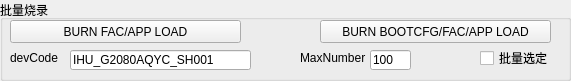
   <widget class="QGroupBox" name="groupBox_bbo_BatchBurnOperation">
    <property name="geometry">
     <rect>
      <x>580</x>
      <y>620</y>
      <width>571</width>
      <height>81</height>
     </rect>
    </property>
    <property name="title">
     <string>批量烧录</string>
    </property>
    <widget class="QPushButton" name="pushButton_bbo_burn_fac_app">
     <property name="geometry">
      <rect>
       <x>10</x>
       <y>20</y>
       <width>231</width>
       <height>23</height>
      </rect>
     </property>
     <property name="text">
      <string>BURN FAC/APP LOAD</string>
     </property>
    </widget>
    <widget class="QPushButton" name="pushButton_bbo_burn_bc_fac_app">
     <property name="geometry">
      <rect>
       <x>320</x>
       <y>20</y>
       <width>231</width>
       <height>23</height>
      </rect>
     </property>
     <property name="text">
      <string>BURN BOOTCFG/FAC/APP LOAD</string>
     </property>
    </widget>
    <widget class="QLineEdit" name="lineEdit_bbo_devCode_text">
     <property name="geometry">
      <rect>
       <x>70</x>
       <y>50</y>
       <width>181</width>
       <height>20</height>
      </rect>
     </property>
     <property name="text">
      <string>IHU_G2080AQYC_SH001</string>
     </property>
    </widget>
    <widget class="QLabel" name="label_bbo_codeFix">
     <property name="geometry">
      <rect>
       <x>10</x>
       <y>50</y>
       <width>61</width>
       <height>16</height>
      </rect>
     </property>
     <property name="text">
      <string>devCode</string>
     </property>
    </widget>
    <widget class="QLineEdit" name="lineEdit_bbo_maxNumber_text">
     <property name="geometry">
      <rect>
       <x>370</x>
       <y>50</y>
       <width>41</width>
       <height>20</height>
      </rect>
     </property>
     <property name="text">
      <string>100</string>
     </property>
    </widget>
    <widget class="QLabel" name="label_bbo_maxNumber">
     <property name="geometry">
      <rect>
       <x>300</x>
       <y>50</y>
       <width>91</width>
       <height>16</height>
      </rect>
     </property>
     <property name="text">
      <string>MaxNumber</string>
     </property>
    </widget>
    <widget class="QCheckBox" name="checkBox_bbo_batchModeSelection">
     <property name="geometry">
      <rect>
       <x>480</x>
       <y>50</y>
       <width>71</width>
       <height>16</height>
      </rect>
     </property>
     <property name="text">
      <string>批量选定</string>
     </property>
    </widget>
   </widget>
